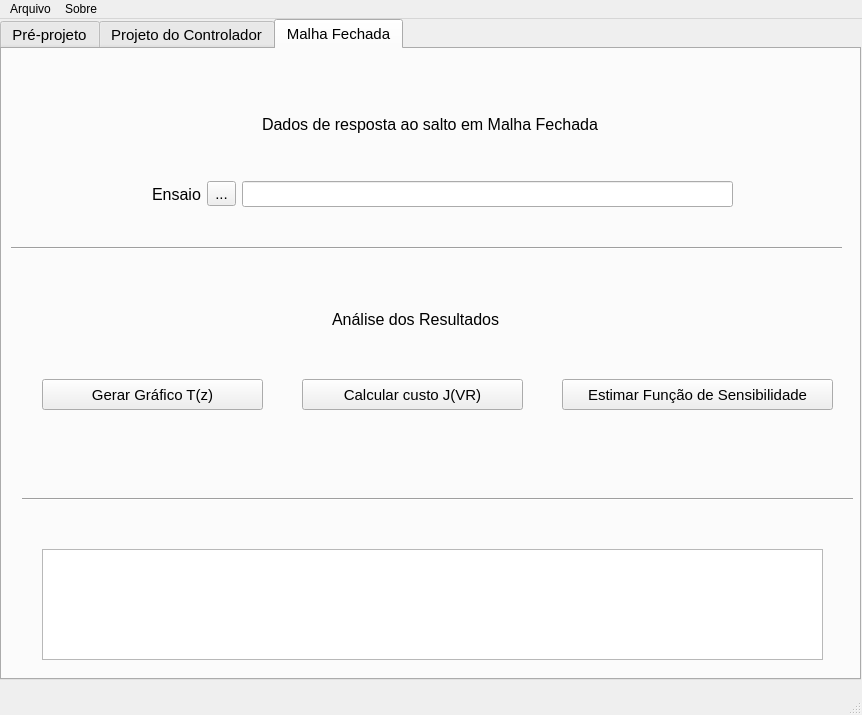
<?xml version="1.0" encoding="UTF-8"?>
<ui version="4.0">
 <class>MainWindow</class>
 <widget class="QMainWindow" name="MainWindow">
  <property name="geometry">
   <rect>
    <x>0</x>
    <y>0</y>
    <width>862</width>
    <height>715</height>
   </rect>
  </property>
  <property name="windowTitle">
   <string>MainWindow</string>
  </property>
  <widget class="QWidget" name="centralwidget">
   <widget class="QTabWidget" name="tabWidget">
    <property name="geometry">
     <rect>
      <x>0</x>
      <y>0</y>
      <width>861</width>
      <height>661</height>
     </rect>
    </property>
    <property name="font">
     <font>
      <pointsize>11</pointsize>
     </font>
    </property>
    <property name="currentIndex">
     <number>2</number>
    </property>
    <property name="iconSize">
     <size>
      <width>30</width>
      <height>30</height>
     </size>
    </property>
    <widget class="QWidget" name="tab">
     <attribute name="title">
      <string>Pré-projeto</string>
     </attribute>
     <widget class="QLabel" name="label_op">
      <property name="geometry">
       <rect>
        <x>490</x>
        <y>70</y>
        <width>361</width>
        <height>30</height>
       </rect>
      </property>
      <property name="font">
       <font>
        <pointsize>12</pointsize>
       </font>
      </property>
      <property name="text">
       <string>Ponto de Operação da Coleta de Dados:</string>
      </property>
     </widget>
     <widget class="QLabel" name="label_4">
      <property name="geometry">
       <rect>
        <x>140</x>
        <y>70</y>
        <width>211</width>
        <height>31</height>
       </rect>
      </property>
      <property name="font">
       <font>
        <pointsize>12</pointsize>
       </font>
      </property>
      <property name="text">
       <string>Classe do conversor:</string>
      </property>
     </widget>
     <widget class="Line" name="line_4">
      <property name="geometry">
       <rect>
        <x>40</x>
        <y>450</y>
        <width>771</width>
        <height>20</height>
       </rect>
      </property>
      <property name="orientation">
       <enum>Qt::Horizontal</enum>
      </property>
     </widget>
     <widget class="Line" name="line_6">
      <property name="geometry">
       <rect>
        <x>380</x>
        <y>20</y>
        <width>20</width>
        <height>351</height>
       </rect>
      </property>
      <property name="orientation">
       <enum>Qt::Vertical</enum>
      </property>
     </widget>
     <widget class="QWidget" name="layoutWidget">
      <property name="geometry">
       <rect>
        <x>70</x>
        <y>150</y>
        <width>261</width>
        <height>131</height>
       </rect>
      </property>
      <layout class="QGridLayout" name="gridLayout">
       <item row="0" column="0">
        <widget class="QPushButton" name="bBuck">
         <property name="font">
          <font>
           <pointsize>12</pointsize>
          </font>
         </property>
         <property name="statusTip">
          <string>Classe de conversor Buck</string>
         </property>
         <property name="text">
          <string>Buck</string>
         </property>
         <property name="checkable">
          <bool>true</bool>
         </property>
         <property name="autoExclusive">
          <bool>false</bool>
         </property>
         <property name="autoDefault">
          <bool>false</bool>
         </property>
         <property name="flat">
          <bool>false</bool>
         </property>
        </widget>
       </item>
       <item row="0" column="1">
        <widget class="QPushButton" name="bFlyback">
         <property name="font">
          <font>
           <pointsize>12</pointsize>
          </font>
         </property>
         <property name="statusTip">
          <string>Classe de conversor Flyback</string>
         </property>
         <property name="text">
          <string>Flyback</string>
         </property>
         <property name="checkable">
          <bool>true</bool>
         </property>
         <property name="autoExclusive">
          <bool>false</bool>
         </property>
         <property name="autoDefault">
          <bool>false</bool>
         </property>
         <property name="flat">
          <bool>false</bool>
         </property>
        </widget>
       </item>
       <item row="1" column="0">
        <widget class="QPushButton" name="bBoost">
         <property name="sizeIncrement">
          <size>
           <width>0</width>
           <height>2</height>
          </size>
         </property>
         <property name="baseSize">
          <size>
           <width>0</width>
           <height>5</height>
          </size>
         </property>
         <property name="font">
          <font>
           <pointsize>12</pointsize>
          </font>
         </property>
         <property name="statusTip">
          <string>Classe de conversor Boost</string>
         </property>
         <property name="text">
          <string>Boost</string>
         </property>
         <property name="checkable">
          <bool>true</bool>
         </property>
         <property name="autoExclusive">
          <bool>false</bool>
         </property>
         <property name="autoDefault">
          <bool>false</bool>
         </property>
         <property name="flat">
          <bool>false</bool>
         </property>
        </widget>
       </item>
       <item row="1" column="1">
        <widget class="QPushButton" name="bSepic">
         <property name="font">
          <font>
           <pointsize>12</pointsize>
          </font>
         </property>
         <property name="statusTip">
          <string>Classe de conversor SEPIC</string>
         </property>
         <property name="text">
          <string>SEPIC</string>
         </property>
         <property name="checkable">
          <bool>true</bool>
         </property>
         <property name="autoExclusive">
          <bool>false</bool>
         </property>
         <property name="autoDefault">
          <bool>false</bool>
         </property>
         <property name="flat">
          <bool>false</bool>
         </property>
        </widget>
       </item>
      </layout>
     </widget>
     <widget class="QPushButton" name="bPontoOp">
      <property name="geometry">
       <rect>
        <x>310</x>
        <y>400</y>
        <width>171</width>
        <height>31</height>
       </rect>
      </property>
      <property name="statusTip">
       <string>Gerar ponto de operação ideal para coleta de dados</string>
      </property>
      <property name="text">
       <string>Gerar Ponto Ideal</string>
      </property>
     </widget>
     <widget class="QWidget" name="layoutWidget">
      <property name="geometry">
       <rect>
        <x>530</x>
        <y>170</y>
        <width>201</width>
        <height>65</height>
       </rect>
      </property>
      <layout class="QGridLayout" name="gridLayout_5">
       <item row="0" column="0">
        <widget class="QLabel" name="label_D">
         <property name="font">
          <font>
           <pointsize>11</pointsize>
          </font>
         </property>
         <property name="statusTip">
          <string>Entrada do Duty Cicle</string>
         </property>
         <property name="text">
          <string>D:</string>
         </property>
        </widget>
       </item>
       <item row="0" column="1">
        <widget class="QLineEdit" name="input_duty">
         <property name="font">
          <font>
           <pointsize>11</pointsize>
          </font>
         </property>
         <property name="statusTip">
          <string>Entrada do Duty Cicle</string>
         </property>
         <property name="inputMask">
          <string/>
         </property>
         <property name="text">
          <string/>
         </property>
        </widget>
       </item>
       <item row="1" column="0">
        <widget class="QLabel" name="label_Vo">
         <property name="font">
          <font>
           <pointsize>11</pointsize>
          </font>
         </property>
         <property name="statusTip">
          <string>Tensão de saída</string>
         </property>
         <property name="text">
          <string>Vo:</string>
         </property>
        </widget>
       </item>
       <item row="1" column="1">
        <widget class="QLineEdit" name="input_Vo">
         <property name="font">
          <font>
           <pointsize>11</pointsize>
          </font>
         </property>
         <property name="statusTip">
          <string>Tensão de saída</string>
         </property>
         <property name="text">
          <string/>
         </property>
        </widget>
       </item>
       <item row="1" column="2">
        <widget class="QLabel" name="label_Vo_2">
         <property name="font">
          <font>
           <pointsize>11</pointsize>
          </font>
         </property>
         <property name="statusTip">
          <string>Tensão de saída</string>
         </property>
         <property name="text">
          <string>[V]</string>
         </property>
        </widget>
       </item>
      </layout>
     </widget>
     <widget class="QTextEdit" name="preOutput">
      <property name="geometry">
       <rect>
        <x>40</x>
        <y>500</y>
        <width>781</width>
        <height>111</height>
       </rect>
      </property>
      <property name="layoutDirection">
       <enum>Qt::RightToLeft</enum>
      </property>
      <property name="readOnly">
       <bool>true</bool>
      </property>
     </widget>
    </widget>
    <widget class="QWidget" name="tab_2">
     <attribute name="title">
      <string>Projeto do Controlador</string>
     </attribute>
     <widget class="QCheckBox" name="bTdPadrao">
      <property name="geometry">
       <rect>
        <x>30</x>
        <y>150</y>
        <width>111</width>
        <height>31</height>
       </rect>
      </property>
      <property name="font">
       <font>
        <pointsize>12</pointsize>
       </font>
      </property>
      <property name="statusTip">
       <string>Função de transferência obtivo padrão</string>
      </property>
      <property name="text">
       <string>Padrão</string>
      </property>
      <property name="autoExclusive">
       <bool>false</bool>
      </property>
     </widget>
     <widget class="QWidget" name="layoutWidget_4">
      <property name="geometry">
       <rect>
        <x>420</x>
        <y>170</y>
        <width>395</width>
        <height>35</height>
       </rect>
      </property>
      <layout class="QHBoxLayout" name="horizontalLayout">
       <item>
        <widget class="QPushButton" name="CPropor">
         <property name="sizeIncrement">
          <size>
           <width>0</width>
           <height>2</height>
          </size>
         </property>
         <property name="baseSize">
          <size>
           <width>0</width>
           <height>5</height>
          </size>
         </property>
         <property name="font">
          <font>
           <pointsize>12</pointsize>
          </font>
         </property>
         <property name="statusTip">
          <string>Controlador Proporcional</string>
         </property>
         <property name="text">
          <string>P</string>
         </property>
         <property name="checkable">
          <bool>true</bool>
         </property>
         <property name="autoExclusive">
          <bool>false</bool>
         </property>
         <property name="autoDefault">
          <bool>false</bool>
         </property>
         <property name="flat">
          <bool>false</bool>
         </property>
        </widget>
       </item>
       <item>
        <widget class="QPushButton" name="CPi">
         <property name="font">
          <font>
           <pointsize>12</pointsize>
          </font>
         </property>
         <property name="statusTip">
          <string>Controlador Proporcional Integral</string>
         </property>
         <property name="text">
          <string>PI</string>
         </property>
         <property name="checkable">
          <bool>true</bool>
         </property>
         <property name="autoExclusive">
          <bool>false</bool>
         </property>
         <property name="autoDefault">
          <bool>false</bool>
         </property>
         <property name="flat">
          <bool>false</bool>
         </property>
        </widget>
       </item>
       <item>
        <widget class="QPushButton" name="CPd">
         <property name="font">
          <font>
           <pointsize>12</pointsize>
          </font>
         </property>
         <property name="statusTip">
          <string>Controlador Proporcional Derivativo</string>
         </property>
         <property name="text">
          <string>PD</string>
         </property>
         <property name="checkable">
          <bool>true</bool>
         </property>
         <property name="autoExclusive">
          <bool>false</bool>
         </property>
         <property name="autoDefault">
          <bool>false</bool>
         </property>
         <property name="flat">
          <bool>false</bool>
         </property>
        </widget>
       </item>
       <item>
        <widget class="QPushButton" name="CPid">
         <property name="font">
          <font>
           <pointsize>12</pointsize>
          </font>
         </property>
         <property name="statusTip">
          <string>Controlador Proporcional Integral Derivativo</string>
         </property>
         <property name="text">
          <string>PID</string>
         </property>
         <property name="checkable">
          <bool>true</bool>
         </property>
         <property name="autoExclusive">
          <bool>false</bool>
         </property>
         <property name="autoDefault">
          <bool>false</bool>
         </property>
         <property name="default">
          <bool>false</bool>
         </property>
         <property name="flat">
          <bool>false</bool>
         </property>
        </widget>
       </item>
      </layout>
     </widget>
     <widget class="QCheckBox" name="bTdCustom">
      <property name="geometry">
       <rect>
        <x>30</x>
        <y>300</y>
        <width>231</width>
        <height>20</height>
       </rect>
      </property>
      <property name="font">
       <font>
        <pointsize>12</pointsize>
       </font>
      </property>
      <property name="statusTip">
       <string>Função de transferência obtivo definido pelo usuário</string>
      </property>
      <property name="text">
       <string>Definido pelo usuário</string>
      </property>
      <property name="autoExclusive">
       <bool>false</bool>
      </property>
     </widget>
     <widget class="QLabel" name="label_5">
      <property name="geometry">
       <rect>
        <x>110</x>
        <y>130</y>
        <width>261</width>
        <height>31</height>
       </rect>
      </property>
      <property name="font">
       <font>
        <pointsize>12</pointsize>
       </font>
      </property>
      <property name="text">
       <string>Modelo de referência Td(z)</string>
      </property>
     </widget>
     <widget class="QCheckBox" name="customC">
      <property name="geometry">
       <rect>
        <x>420</x>
        <y>210</y>
        <width>121</width>
        <height>31</height>
       </rect>
      </property>
      <property name="font">
       <font>
        <pointsize>12</pointsize>
       </font>
      </property>
      <property name="statusTip">
       <string>Controlador customizado pelo usuário</string>
      </property>
      <property name="text">
       <string>Outro</string>
      </property>
      <property name="autoExclusive">
       <bool>false</bool>
      </property>
     </widget>
     <widget class="QCheckBox" name="ZFNM">
      <property name="enabled">
       <bool>false</bool>
      </property>
      <property name="geometry">
       <rect>
        <x>30</x>
        <y>440</y>
        <width>341</width>
        <height>20</height>
       </rect>
      </property>
      <property name="font">
       <font>
        <pointsize>11</pointsize>
       </font>
      </property>
      <property name="statusTip">
       <string>Planta tem algum zero de fase não mínima</string>
      </property>
      <property name="text">
       <string>Planta com zero de fase não mínima</string>
      </property>
     </widget>
     <widget class="QWidget" name="layoutWidget_5">
      <property name="geometry">
       <rect>
        <x>60</x>
        <y>340</y>
        <width>261</width>
        <height>69</height>
       </rect>
      </property>
      <layout class="QFormLayout" name="formLayout_2">
       <item row="0" column="0">
        <widget class="QLabel" name="labelTdNum">
         <property name="font">
          <font>
           <pointsize>12</pointsize>
          </font>
         </property>
         <property name="statusTip">
          <string>Numerador da função de transferência obtivo definido pelo usuário</string>
         </property>
         <property name="text">
          <string>Numerador:</string>
         </property>
        </widget>
       </item>
       <item row="0" column="1">
        <widget class="QLineEdit" name="TdNum">
         <property name="enabled">
          <bool>true</bool>
         </property>
         <property name="font">
          <font>
           <pointsize>12</pointsize>
          </font>
         </property>
         <property name="cursor">
          <cursorShape>IBeamCursor</cursorShape>
         </property>
         <property name="statusTip">
          <string>Numerador da função de transferência obtivo definido pelo usuário</string>
         </property>
         <property name="inputMask">
          <string/>
         </property>
         <property name="text">
          <string/>
         </property>
         <property name="readOnly">
          <bool>false</bool>
         </property>
        </widget>
       </item>
       <item row="1" column="0">
        <widget class="QLabel" name="labelTdDen">
         <property name="font">
          <font>
           <pointsize>12</pointsize>
          </font>
         </property>
         <property name="statusTip">
          <string>Denominador da função de transferência obtivo definido pelo usuário</string>
         </property>
         <property name="text">
          <string>Denominador:</string>
         </property>
        </widget>
       </item>
       <item row="1" column="1">
        <widget class="QLineEdit" name="TdDen">
         <property name="enabled">
          <bool>true</bool>
         </property>
         <property name="font">
          <font>
           <pointsize>12</pointsize>
          </font>
         </property>
         <property name="cursor">
          <cursorShape>IBeamCursor</cursorShape>
         </property>
         <property name="statusTip">
          <string>Denominador da função de transferência obtivo definido pelo usuário</string>
         </property>
         <property name="inputMask">
          <string/>
         </property>
         <property name="text">
          <string/>
         </property>
         <property name="readOnly">
          <bool>false</bool>
         </property>
        </widget>
       </item>
      </layout>
     </widget>
     <widget class="QLabel" name="label_2">
      <property name="geometry">
       <rect>
        <x>530</x>
        <y>130</y>
        <width>211</width>
        <height>31</height>
       </rect>
      </property>
      <property name="font">
       <font>
        <pointsize>12</pointsize>
       </font>
      </property>
      <property name="text">
       <string>Classe do controlador</string>
      </property>
     </widget>
     <widget class="Line" name="line_3">
      <property name="geometry">
       <rect>
        <x>370</x>
        <y>130</y>
        <width>20</width>
        <height>331</height>
       </rect>
      </property>
      <property name="orientation">
       <enum>Qt::Vertical</enum>
      </property>
     </widget>
     <widget class="Line" name="line">
      <property name="geometry">
       <rect>
        <x>410</x>
        <y>290</y>
        <width>431</width>
        <height>20</height>
       </rect>
      </property>
      <property name="orientation">
       <enum>Qt::Horizontal</enum>
      </property>
     </widget>
     <widget class="QLabel" name="label_6">
      <property name="geometry">
       <rect>
        <x>580</x>
        <y>300</y>
        <width>131</width>
        <height>31</height>
       </rect>
      </property>
      <property name="font">
       <font>
        <pointsize>12</pointsize>
       </font>
      </property>
      <property name="text">
       <string>Filtro L(z)</string>
      </property>
     </widget>
     <widget class="QCheckBox" name="semFiltro">
      <property name="geometry">
       <rect>
        <x>390</x>
        <y>330</y>
        <width>171</width>
        <height>31</height>
       </rect>
      </property>
      <property name="font">
       <font>
        <pointsize>12</pointsize>
       </font>
      </property>
      <property name="statusTip">
       <string>Não utilizar filtro</string>
      </property>
      <property name="text">
       <string>Sem Filtro L=1</string>
      </property>
      <property name="autoExclusive">
       <bool>false</bool>
      </property>
     </widget>
     <widget class="QWidget" name="layoutWidget_6">
      <property name="geometry">
       <rect>
        <x>560</x>
        <y>370</y>
        <width>261</width>
        <height>69</height>
       </rect>
      </property>
      <layout class="QFormLayout" name="formLayout_3">
       <item row="0" column="0">
        <widget class="QLabel" name="labelFiltroNum">
         <property name="font">
          <font>
           <pointsize>12</pointsize>
          </font>
         </property>
         <property name="statusTip">
          <string>Numerador do filtro customizado pelo usuário</string>
         </property>
         <property name="text">
          <string>Numerador:</string>
         </property>
        </widget>
       </item>
       <item row="0" column="1">
        <widget class="QLineEdit" name="fTdNum">
         <property name="enabled">
          <bool>true</bool>
         </property>
         <property name="font">
          <font>
           <pointsize>12</pointsize>
          </font>
         </property>
         <property name="cursor">
          <cursorShape>IBeamCursor</cursorShape>
         </property>
         <property name="statusTip">
          <string>Numerador do filtro customizado pelo usuário</string>
         </property>
         <property name="inputMask">
          <string/>
         </property>
         <property name="text">
          <string/>
         </property>
         <property name="readOnly">
          <bool>false</bool>
         </property>
        </widget>
       </item>
       <item row="1" column="0">
        <widget class="QLabel" name="labelFiltroDen">
         <property name="font">
          <font>
           <pointsize>12</pointsize>
          </font>
         </property>
         <property name="statusTip">
          <string>Denominador do filtro customizado pelo usuário</string>
         </property>
         <property name="text">
          <string>Denominador:</string>
         </property>
        </widget>
       </item>
       <item row="1" column="1">
        <widget class="QLineEdit" name="fTdDen">
         <property name="enabled">
          <bool>true</bool>
         </property>
         <property name="font">
          <font>
           <pointsize>12</pointsize>
          </font>
         </property>
         <property name="cursor">
          <cursorShape>IBeamCursor</cursorShape>
         </property>
         <property name="statusTip">
          <string>Denominador do filtro customizado pelo usuário</string>
         </property>
         <property name="inputMask">
          <string/>
         </property>
         <property name="text">
          <string/>
         </property>
         <property name="readOnly">
          <bool>false</bool>
         </property>
        </widget>
       </item>
      </layout>
     </widget>
     <widget class="QCheckBox" name="filtroPadrao">
      <property name="geometry">
       <rect>
        <x>580</x>
        <y>330</y>
        <width>251</width>
        <height>31</height>
       </rect>
      </property>
      <property name="font">
       <font>
        <pointsize>12</pointsize>
       </font>
      </property>
      <property name="statusTip">
       <string>Utilizar o filtro padrão</string>
      </property>
      <property name="text">
       <string>Filtro Padrão L=Td(1-Td)</string>
      </property>
      <property name="autoExclusive">
       <bool>false</bool>
      </property>
     </widget>
     <widget class="QCheckBox" name="filtroCustom">
      <property name="geometry">
       <rect>
        <x>390</x>
        <y>390</y>
        <width>191</width>
        <height>21</height>
       </rect>
      </property>
      <property name="font">
       <font>
        <pointsize>12</pointsize>
       </font>
      </property>
      <property name="statusTip">
       <string>Utilizar filtro customizado pelo usuário</string>
      </property>
      <property name="text">
       <string>Filtro customizado</string>
      </property>
      <property name="autoExclusive">
       <bool>false</bool>
      </property>
     </widget>
     <widget class="QWidget" name="layoutWidget_7">
      <property name="geometry">
       <rect>
        <x>160</x>
        <y>40</y>
        <width>571</width>
        <height>65</height>
       </rect>
      </property>
      <layout class="QGridLayout" name="gridLayout_2">
       <item row="0" column="0">
        <widget class="QLabel" name="label_ensaio_2">
         <property name="font">
          <font>
           <pointsize>12</pointsize>
          </font>
         </property>
         <property name="statusTip">
          <string>Planilha com dados do ensaio da planta</string>
         </property>
         <property name="text">
          <string>Ensaio</string>
         </property>
        </widget>
       </item>
       <item row="0" column="1">
        <widget class="QToolButton" name="bEnsaio">
         <property name="statusTip">
          <string>Planilha com dados do ensaio da planta</string>
         </property>
         <property name="text">
          <string>...</string>
         </property>
        </widget>
       </item>
       <item row="0" column="2">
        <widget class="QLineEdit" name="ensaioText">
         <property name="statusTip">
          <string>Planilha com dados do ensaio da planta</string>
         </property>
         <property name="inputMask">
          <string/>
         </property>
         <property name="text">
          <string/>
         </property>
         <property name="readOnly">
          <bool>true</bool>
         </property>
        </widget>
       </item>
       <item row="1" column="0">
        <widget class="QLabel" name="label_iv_2">
         <property name="font">
          <font>
           <pointsize>12</pointsize>
          </font>
         </property>
         <property name="statusTip">
          <string>Planilha com dados do ensaio da planta da variável instrumentável</string>
         </property>
         <property name="text">
          <string>IV</string>
         </property>
        </widget>
       </item>
       <item row="1" column="1">
        <widget class="QToolButton" name="bIV">
         <property name="statusTip">
          <string>Planilha com dados do ensaio da planta da variável instrumentável</string>
         </property>
         <property name="text">
          <string>...</string>
         </property>
        </widget>
       </item>
       <item row="1" column="2">
        <widget class="QLineEdit" name="ivText">
         <property name="statusTip">
          <string>Planilha com dados do ensaio da planta da variável instrumentável</string>
         </property>
         <property name="inputMask">
          <string/>
         </property>
         <property name="text">
          <string/>
         </property>
         <property name="readOnly">
          <bool>true</bool>
         </property>
        </widget>
       </item>
      </layout>
     </widget>
     <widget class="QLabel" name="label_8">
      <property name="geometry">
       <rect>
        <x>380</x>
        <y>0</y>
        <width>161</width>
        <height>31</height>
       </rect>
      </property>
      <property name="font">
       <font>
        <pointsize>12</pointsize>
       </font>
      </property>
      <property name="text">
       <string>Dados da planta</string>
      </property>
     </widget>
     <widget class="Line" name="line_2">
      <property name="geometry">
       <rect>
        <x>10</x>
        <y>110</y>
        <width>831</width>
        <height>20</height>
       </rect>
      </property>
      <property name="orientation">
       <enum>Qt::Horizontal</enum>
      </property>
     </widget>
     <widget class="Line" name="line_5">
      <property name="geometry">
       <rect>
        <x>20</x>
        <y>470</y>
        <width>811</width>
        <height>20</height>
       </rect>
      </property>
      <property name="orientation">
       <enum>Qt::Horizontal</enum>
      </property>
     </widget>
     <widget class="QPushButton" name="bVRFT">
      <property name="geometry">
       <rect>
        <x>400</x>
        <y>430</y>
        <width>201</width>
        <height>41</height>
       </rect>
      </property>
      <property name="statusTip">
       <string>Aplicar o método VRFT para os dados informados</string>
      </property>
      <property name="text">
       <string>Aplicar VRFT</string>
      </property>
     </widget>
     <widget class="QPlainTextEdit" name="controllerOutput">
      <property name="geometry">
       <rect>
        <x>40</x>
        <y>500</y>
        <width>781</width>
        <height>111</height>
       </rect>
      </property>
      <property name="readOnly">
       <bool>true</bool>
      </property>
      <property name="plainText">
       <string/>
      </property>
     </widget>
     <widget class="QWidget" name="layoutWidget">
      <property name="geometry">
       <rect>
        <x>550</x>
        <y>220</y>
        <width>261</width>
        <height>69</height>
       </rect>
      </property>
      <layout class="QFormLayout" name="formLayout">
       <item row="0" column="0">
        <widget class="QLabel" name="label_C">
         <property name="font">
          <font>
           <pointsize>12</pointsize>
          </font>
         </property>
         <property name="statusTip">
          <string>Controlador customizado pelo usuário</string>
         </property>
         <property name="text">
          <string>Numerador:</string>
         </property>
        </widget>
       </item>
       <item row="0" column="1">
        <widget class="QLineEdit" name="customCNum">
         <property name="font">
          <font>
           <pointsize>12</pointsize>
          </font>
         </property>
         <property name="statusTip">
          <string>Controlador customizado pelo usuário</string>
         </property>
         <property name="text">
          <string/>
         </property>
        </widget>
       </item>
       <item row="1" column="0">
        <widget class="QLabel" name="label_C_2">
         <property name="font">
          <font>
           <pointsize>12</pointsize>
          </font>
         </property>
         <property name="statusTip">
          <string>Controlador customizado pelo usuário</string>
         </property>
         <property name="text">
          <string>Denominador:</string>
         </property>
        </widget>
       </item>
       <item row="1" column="1">
        <widget class="QLineEdit" name="customCDen">
         <property name="font">
          <font>
           <pointsize>12</pointsize>
          </font>
         </property>
         <property name="statusTip">
          <string>Controlador customizado pelo usuário</string>
         </property>
         <property name="text">
          <string/>
         </property>
        </widget>
       </item>
      </layout>
     </widget>
     <widget class="QWidget" name="layoutWidget">
      <property name="geometry">
       <rect>
        <x>30</x>
        <y>185</y>
        <width>342</width>
        <height>100</height>
       </rect>
      </property>
      <layout class="QGridLayout" name="gridLayout_4">
       <item row="0" column="0">
        <widget class="QLabel" name="labelTso">
         <property name="font">
          <font>
           <pointsize>12</pointsize>
          </font>
         </property>
         <property name="statusTip">
          <string>Função de transferência obtivo padrão</string>
         </property>
         <property name="text">
          <string>Tempo de Acomodação</string>
         </property>
        </widget>
       </item>
       <item row="0" column="1">
        <widget class="QLineEdit" name="textAcom">
         <property name="statusTip">
          <string>Função de transferência obtivo padrão</string>
         </property>
        </widget>
       </item>
       <item row="0" column="2">
        <widget class="QLabel" name="labelTso_2">
         <property name="font">
          <font>
           <pointsize>12</pointsize>
          </font>
         </property>
         <property name="statusTip">
          <string>Função de transferência obtivo padrão</string>
         </property>
         <property name="text">
          <string>[ms]</string>
         </property>
        </widget>
       </item>
       <item row="1" column="0">
        <widget class="QLabel" name="labelRapido">
         <property name="font">
          <font>
           <pointsize>12</pointsize>
          </font>
         </property>
         <property name="statusTip">
          <string>Função de transferência obtivo padrão</string>
         </property>
         <property name="text">
          <string>% mais rápido</string>
         </property>
        </widget>
       </item>
       <item row="1" column="1">
        <widget class="QLineEdit" name="textSpeed">
         <property name="statusTip">
          <string>Função de transferência obtivo padrão</string>
         </property>
        </widget>
       </item>
       <item row="1" column="2">
        <widget class="QLabel" name="labelRapido_4">
         <property name="font">
          <font>
           <pointsize>12</pointsize>
          </font>
         </property>
         <property name="statusTip">
          <string>Função de transferência obtivo padrão</string>
         </property>
         <property name="text">
          <string>[%]</string>
         </property>
        </widget>
       </item>
       <item row="2" column="0">
        <widget class="QLabel" name="labelRapido_2">
         <property name="font">
          <font>
           <pointsize>12</pointsize>
          </font>
         </property>
         <property name="statusTip">
          <string>Função de transferência obtivo padrão</string>
         </property>
         <property name="text">
          <string>Freq. de Amostragem</string>
         </property>
        </widget>
       </item>
       <item row="2" column="1">
        <widget class="QLineEdit" name="textFreq">
         <property name="statusTip">
          <string>Função de transferência obtivo padrão</string>
         </property>
        </widget>
       </item>
       <item row="2" column="2">
        <widget class="QLabel" name="labelRapido_3">
         <property name="font">
          <font>
           <pointsize>12</pointsize>
          </font>
         </property>
         <property name="statusTip">
          <string>Função de transferência obtivo padrão</string>
         </property>
         <property name="text">
          <string>[Hz]</string>
         </property>
        </widget>
       </item>
      </layout>
     </widget>
    </widget>
    <widget class="QWidget" name="tab_3">
     <attribute name="title">
      <string>Malha Fechada</string>
     </attribute>
     <widget class="QLabel" name="label_7">
      <property name="geometry">
       <rect>
        <x>330</x>
        <y>250</y>
        <width>221</width>
        <height>41</height>
       </rect>
      </property>
      <property name="font">
       <font>
        <pointsize>12</pointsize>
       </font>
      </property>
      <property name="text">
       <string>Análise dos Resultados</string>
      </property>
     </widget>
     <widget class="QPushButton" name="grafTd">
      <property name="geometry">
       <rect>
        <x>40</x>
        <y>330</y>
        <width>221</width>
        <height>31</height>
       </rect>
      </property>
      <property name="statusTip">
       <string>Gerar gráfico da T(z) da planta com o controlador projetado</string>
      </property>
      <property name="text">
       <string>Gerar Gráfico T(z)</string>
      </property>
     </widget>
     <widget class="QLabel" name="label_9">
      <property name="geometry">
       <rect>
        <x>260</x>
        <y>60</y>
        <width>421</width>
        <height>31</height>
       </rect>
      </property>
      <property name="font">
       <font>
        <pointsize>12</pointsize>
       </font>
      </property>
      <property name="text">
       <string>Dados de resposta ao salto em Malha Fechada</string>
      </property>
     </widget>
     <widget class="Line" name="line_7">
      <property name="geometry">
       <rect>
        <x>9</x>
        <y>189</y>
        <width>831</width>
        <height>20</height>
       </rect>
      </property>
      <property name="orientation">
       <enum>Qt::Horizontal</enum>
      </property>
     </widget>
     <widget class="QPushButton" name="bJVR">
      <property name="geometry">
       <rect>
        <x>300</x>
        <y>330</y>
        <width>221</width>
        <height>31</height>
       </rect>
      </property>
      <property name="statusTip">
       <string>Avaliar a função de custo do método VRFT</string>
      </property>
      <property name="text">
       <string>Calcular custo J(VR)</string>
      </property>
     </widget>
     <widget class="QPushButton" name="bSensi">
      <property name="geometry">
       <rect>
        <x>560</x>
        <y>330</y>
        <width>271</width>
        <height>31</height>
       </rect>
      </property>
      <property name="statusTip">
       <string>Estimar sensibilidade da planta</string>
      </property>
      <property name="text">
       <string>Estimar Função de Sensibilidade</string>
      </property>
     </widget>
     <widget class="Line" name="line_8">
      <property name="geometry">
       <rect>
        <x>20</x>
        <y>440</y>
        <width>831</width>
        <height>20</height>
       </rect>
      </property>
      <property name="orientation">
       <enum>Qt::Horizontal</enum>
      </property>
     </widget>
     <widget class="QWidget" name="layoutWidget">
      <property name="geometry">
       <rect>
        <x>150</x>
        <y>130</y>
        <width>581</width>
        <height>30</height>
       </rect>
      </property>
      <layout class="QGridLayout" name="gridLayout_3">
       <item row="0" column="0">
        <widget class="QLabel" name="label_ensaio_3">
         <property name="font">
          <font>
           <pointsize>12</pointsize>
          </font>
         </property>
         <property name="statusTip">
          <string>Planilha com dados do ensaio da planta em malha fechada</string>
         </property>
         <property name="text">
          <string>Ensaio</string>
         </property>
        </widget>
       </item>
       <item row="0" column="1">
        <widget class="QToolButton" name="bEnsaioMF">
         <property name="statusTip">
          <string>Planilha com dados do ensaio da planta em malha fechada</string>
         </property>
         <property name="text">
          <string>...</string>
         </property>
        </widget>
       </item>
       <item row="0" column="2">
        <widget class="QLineEdit" name="ensaioMFText">
         <property name="statusTip">
          <string>Planilha com dados do ensaio da planta em malha fechada</string>
         </property>
         <property name="inputMask">
          <string/>
         </property>
         <property name="text">
          <string/>
         </property>
         <property name="readOnly">
          <bool>true</bool>
         </property>
        </widget>
       </item>
      </layout>
     </widget>
     <widget class="QPlainTextEdit" name="MFOutput">
      <property name="geometry">
       <rect>
        <x>40</x>
        <y>500</y>
        <width>781</width>
        <height>111</height>
       </rect>
      </property>
      <property name="readOnly">
       <bool>true</bool>
      </property>
      <property name="plainText">
       <string/>
      </property>
      <property name="tabStopWidth">
       <number>100</number>
      </property>
     </widget>
    </widget>
   </widget>
  </widget>
  <widget class="QMenuBar" name="menubar">
   <property name="geometry">
    <rect>
     <x>0</x>
     <y>0</y>
     <width>862</width>
     <height>26</height>
    </rect>
   </property>
   <widget class="QMenu" name="menuArquivo">
    <property name="title">
     <string>Arquivo</string>
    </property>
   </widget>
   <widget class="QMenu" name="menuSobre">
    <property name="title">
     <string>Sobre</string>
    </property>
   </widget>
   <addaction name="menuArquivo"/>
   <addaction name="menuSobre"/>
  </widget>
  <widget class="QStatusBar" name="statusbar"/>
 </widget>
 <resources/>
 <connections/>
</ui>
